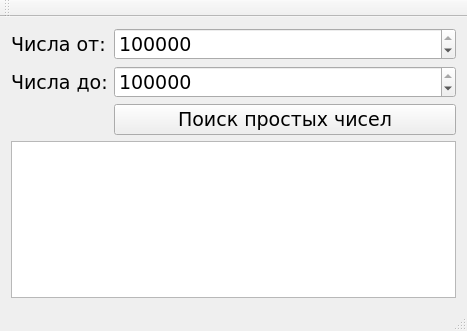
<?xml version="1.0" encoding="UTF-8"?>
<ui version="4.0">
 <class>MainWindow</class>
 <widget class="QMainWindow" name="MainWindow">
  <property name="geometry">
   <rect>
    <x>0</x>
    <y>0</y>
    <width>467</width>
    <height>331</height>
   </rect>
  </property>
  <property name="windowTitle">
   <string>MainWindow</string>
  </property>
  <widget class="QWidget" name="centralWidget">
   <layout class="QFormLayout" name="formLayout">
    <item row="0" column="0">
     <widget class="QLabel" name="label">
      <property name="font">
       <font>
        <family>Verdana</family>
        <pointsize>14</pointsize>
       </font>
      </property>
      <property name="text">
       <string>Числа от:</string>
      </property>
     </widget>
    </item>
    <item row="1" column="0">
     <widget class="QLabel" name="label_2">
      <property name="font">
       <font>
        <family>Verdana</family>
        <pointsize>14</pointsize>
       </font>
      </property>
      <property name="text">
       <string>Числа до:</string>
      </property>
     </widget>
    </item>
    <item row="0" column="1">
     <widget class="QSpinBox" name="fromValue">
      <property name="font">
       <font>
        <family>Verdana</family>
        <pointsize>14</pointsize>
       </font>
      </property>
      <property name="maximum">
       <number>2100000000</number>
      </property>
      <property name="value">
       <number>2000000000</number>
      </property>
     </widget>
    </item>
    <item row="1" column="1">
     <widget class="QSpinBox" name="toValue">
      <property name="font">
       <font>
        <family>Verdana</family>
        <pointsize>14</pointsize>
       </font>
      </property>
      <property name="maximum">
       <number>2100000000</number>
      </property>
      <property name="value">
       <number>2100000000</number>
      </property>
     </widget>
    </item>
    <item row="3" column="0" colspan="2">
     <widget class="QListWidget" name="primesList"/>
    </item>
    <item row="2" column="1">
     <widget class="QPushButton" name="startFindPrimesButton">
      <property name="font">
       <font>
        <family>Verdana</family>
        <pointsize>14</pointsize>
       </font>
      </property>
      <property name="text">
       <string>Поиск простых чисел</string>
      </property>
     </widget>
    </item>
   </layout>
  </widget>
  <widget class="QMenuBar" name="menuBar">
   <property name="geometry">
    <rect>
     <x>0</x>
     <y>0</y>
     <width>467</width>
     <height>21</height>
    </rect>
   </property>
  </widget>
  <widget class="QToolBar" name="mainToolBar">
   <attribute name="toolBarArea">
    <enum>TopToolBarArea</enum>
   </attribute>
   <attribute name="toolBarBreak">
    <bool>false</bool>
   </attribute>
  </widget>
  <widget class="QStatusBar" name="statusBar"/>
 </widget>
 <layoutdefault spacing="6" margin="11"/>
 <resources/>
 <connections/>
</ui>
